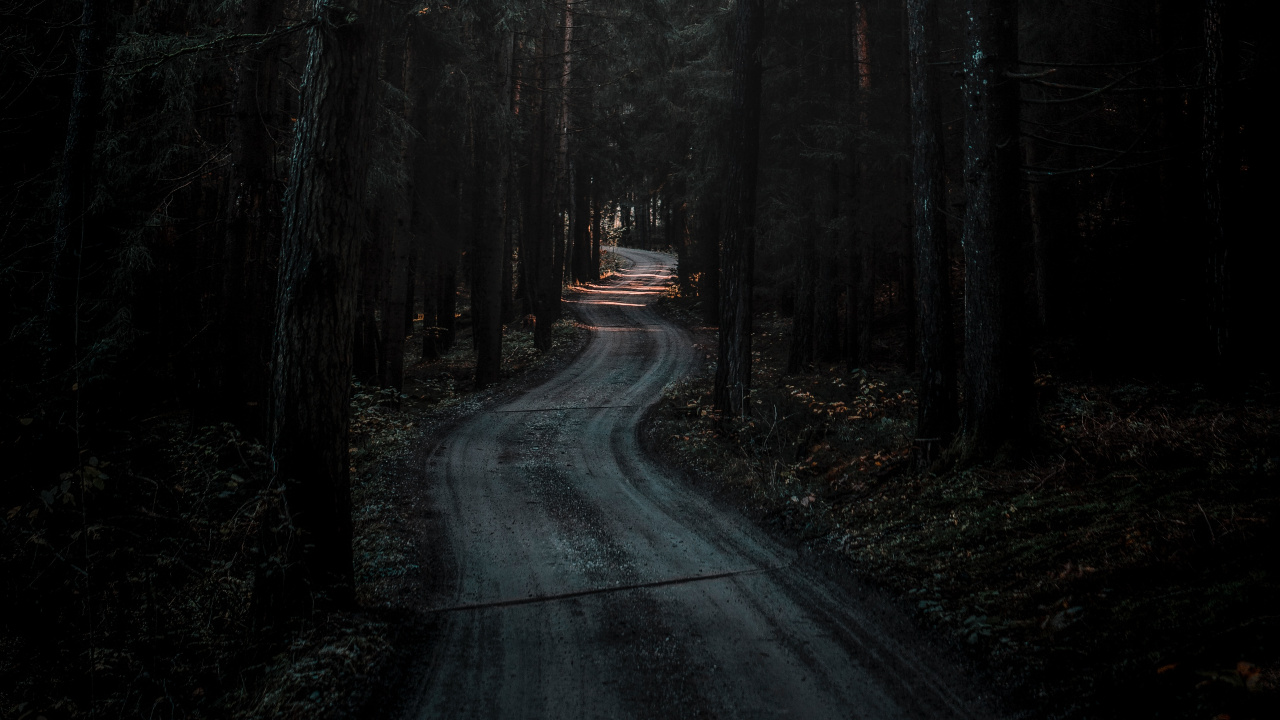
#> input picture default_dependencies/background.jpg, 1280 x 720 px, found by its file name
$ python main.py   (older library calls are emulated)
#> lines starting #> are read from the running program, lines starting #| are printed output that depends on the picture; after the words box and inside, x2 and y2 are one past the last pixel; in counts of white or black regions, pixels touching at a corner belong together; pictures that were not available may be replaced by others from this repository, and a replacement may not be noted
### manager.py
import datetime
import io
import os
import typing

from PIL import Image
from PIL import ImageDraw
from PIL import ImageFont

from generate_utils import (Quote,
                            prepare_round_the_resulting_image,
                            prepare_mask,
                            prepare_size_by_text_length,
                            prepare_coordinates_by_text_length)

from downloader import coroutine_download
from downloader import download

ImageType = typing.TypeVar("ImageType",
                           bound=typing.Union[Image.Image, bytes, io.BytesIO, str])


def open_image_with_bytes(bytes_argument: bytes) -> Image.Image:
    return Image.open(io.BytesIO(bytes_argument))


class QuoteManager:

    def __init__(self,
                 fullname: str = "Igor Nezhivykh",
                 text: str = "Hello! This is the <Quote Manager> library, the version of this library is 1.0.0."
                             " Please put the new argument in the <<text>> object",
                 date: str = "%d.%m.%Y в %H:%M:%S",
                 by_project: typing.Union[str, bool, None] = "by https://github.com/ymoth",
                 # Image default configuration
                 path_to_dependencies: str = "default_dependencies",
                 background_image: ImageType = "background.jpg",
                 avatar_image: ImageType = "default_avatar.jpg",
                 default_font: typing.Union[str, None] = "Rubik-Regular.ttf",
                 string_limit: int = 300,
                 string_line_limit: int = 30,
                 **kwargs):

        # Default arguments
#> in _sync_getting_image_element, returned value is the input picture: PIL image 1280x720 RGB; mean R, G, B 13.7, 14.9, 14.9
#> call 2 of _sync_getting_image_element, with attribute_image = 'default_avatar.jpg'
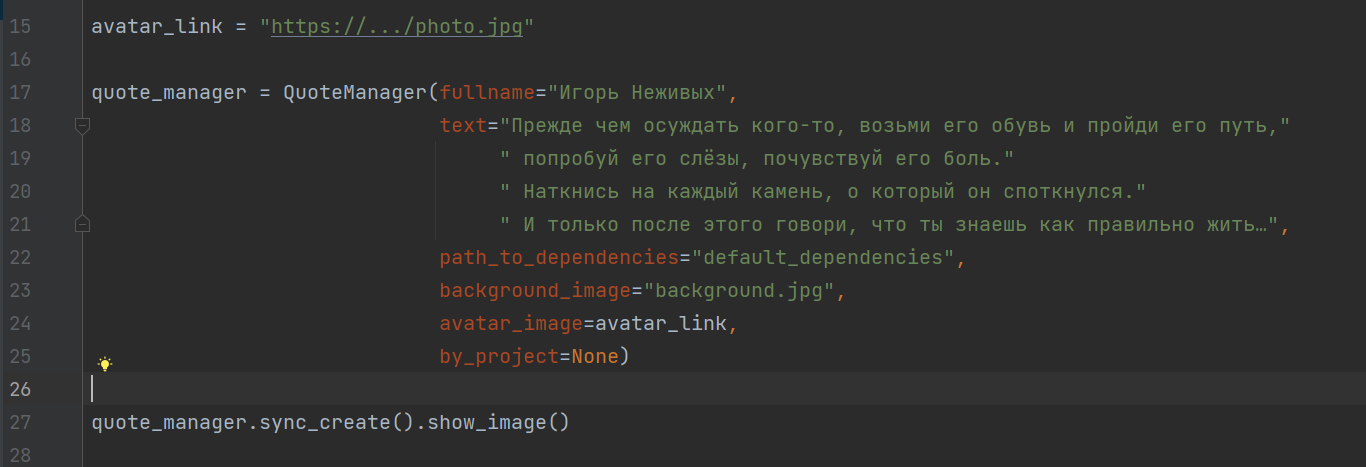
#> input picture img.png, 1366 x 467 px, given in place of default_avatar.jpg, which was not available
#> in _sync_getting_image_element, returned value is the input picture: PIL image 1366x467 RGB; mean R, G, B 46.8, 47, 46.1
        self._path_to_dependencies = path_to_dependencies
        self._fullname = fullname
        self._text = text
        self._date = date
        self._by_project = by_project

        # Optional arguments
        self._background_image = background_image
        self._avatar_image = avatar_image
        self._default_font = default_font
        self._string_line_limit = string_line_limit
        self._string_limit = string_limit

        # Setting sizes options
        self._size_avatar = kwargs.get("size_avatar", (300, 300))
        self._size_background = kwargs.get("size_background", (0, 0, 1280, 720))

        self._coordinates_avatar = kwargs.get("coordinates_avatar", (50, 210))
        self._coordinates_fullname = kwargs.get("coordinates_name", (70, 520))
        self._coordinates_date = kwargs.get("coordinates_date", (70, 545))
        self._coordinates_by_project = kwargs.get("coordinates_by_project", (70, 570))

        # Fonts
        self._fullname_font = kwargs.get("fullname_font", self._default_font)
        self._date_font = kwargs.get("date_font", self._default_font)
        self._main_text_font = kwargs.get('main_text_font', "zero_5.ttf")
        self._by_project_font = kwargs.get("by_project_font", self._default_font)

    def _prepare_quote_by_avatar_and_by_quote(self, background: Image, avatar: Image) -> Image:
        """Создание самой цитаты, в которую попадают два параметра:
        background: Image, avatar: Image"""

        # Интеграция Image-объекта на аватарку для использования наложения
        avatar = prepare_round_the_resulting_image(avatar, self._size_avatar)
#> in prepare_round_the_resulting_image, `image = image.crop(((weight - height) / 2, 0, (weight + height) / 2, h..`:
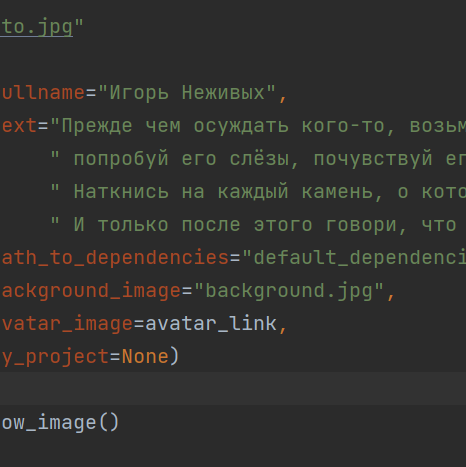
#> image: PIL image 466x467 RGB; mean R, G, B 48.3, 48, 45.9
        avatar.putalpha(prepare_mask(self._size_avatar, 4))
#> in prepare_mask, `mask = Image.new('L', (sizing[0] * alias_resize, sizing[1] * alias_res..`: mask: PIL image 1200x1200 L; every value is 0
#> in prepare_mask, `ImageDraw.Draw(mask).ellipse((0, 0) + mask.size, fill=255)`:
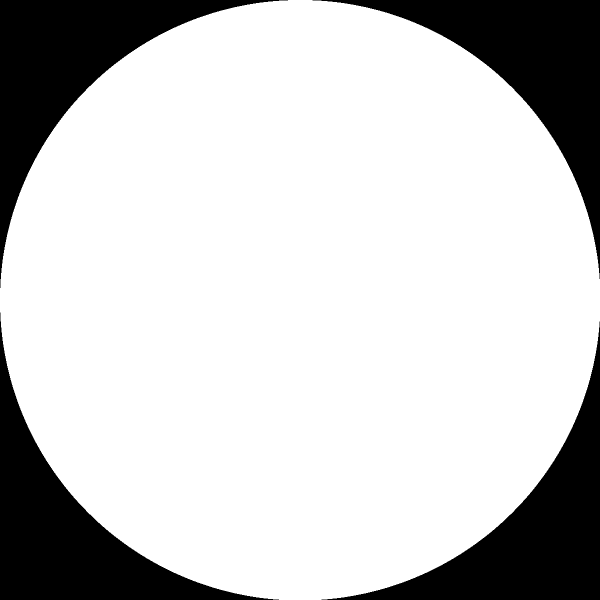
#> mask: PIL image 1200x1200 L (shown at 1/2 size); 78.6% white; 4 black regions, box (x1, y1, x2, y2) and area: (0, 0, 576, 576) 77436, (625, 0, 1200, 558) 76860, (0, 625, 558, 1200) 76860, (643, 643, 1200, 1200) 76285
#> in prepare_mask, `return mask.resize(sizing, Image.ANTIALIAS)`:
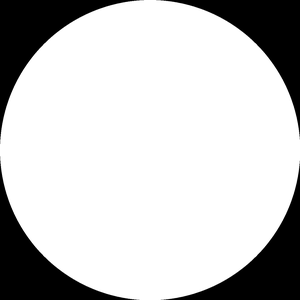
#> returned value: PIL image 300x300 L; min 0, max 255, mean 200.6
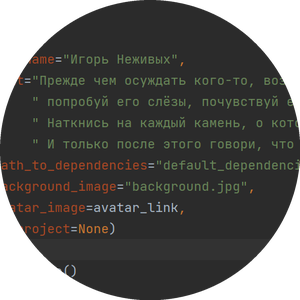
#> avatar: PIL image 300x300 RGBA; mean R, G, B, A 48.3, 48, 45.9, 200.6; transparent parts drawn white

        # Обрезка фона до нужно ширины, и наложение маски на аватарку.
        crop_background_image = background.crop(self._size_background)
        image_mask = Image.new("L", avatar.size, 0)
#> image_mask: PIL image 300x300 L; every value is 0

        # Округление аватара и наложение на слой бэкграунда
        draw = ImageDraw.Draw(image_mask)
        draw.ellipse((0, 0, *self._size_avatar), fill=255)
        crop_background_image.paste(avatar, self._coordinates_avatar, image_mask)
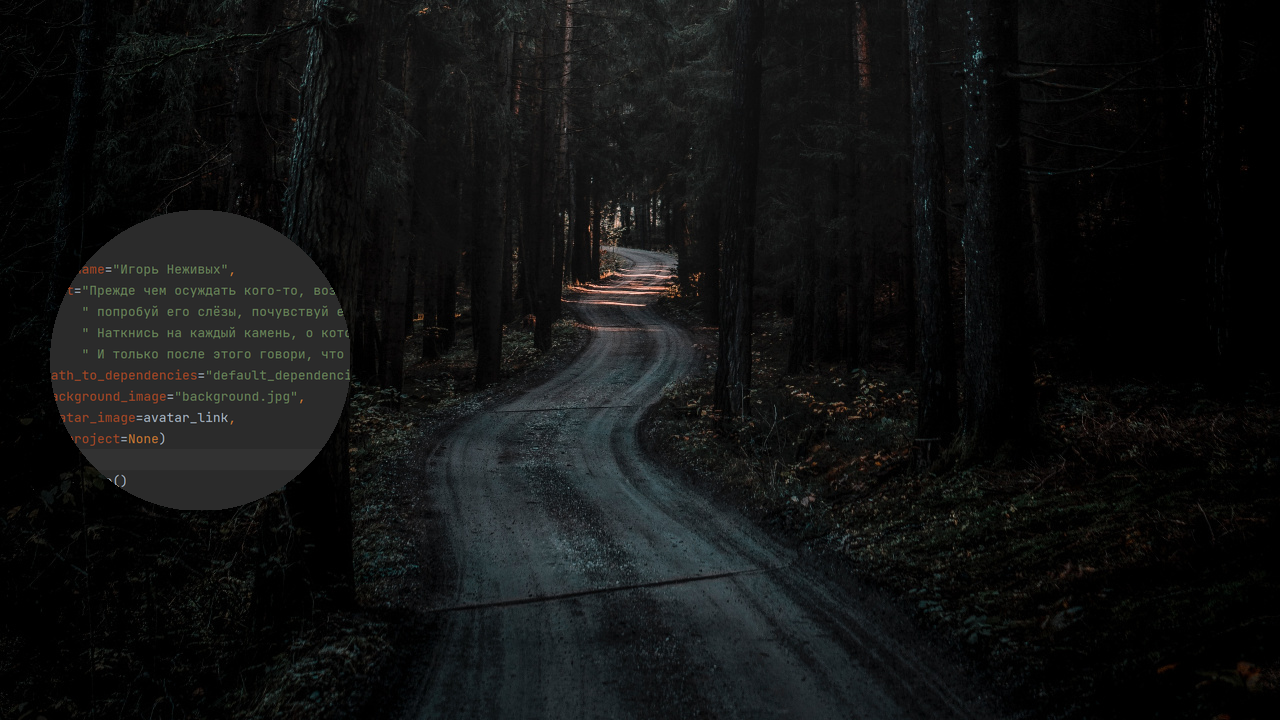
#> crop_background_image: PIL image 1280x720 RGB; mean R, G, B 17.3, 18.3, 18.2

        prepare_image_draw = ImageDraw.Draw(crop_background_image)
        prepare_image_draw.text(self._coordinates_fullname, self._fullname,
                                font=self._generate_font(20))

        # Проверка на дату и добавление данных в цитату
        if self._date is not None:
            prepare_image_draw.text(self._coordinates_date,
                                    self._crop_message(datetime.datetime.now().strftime(self._date)),
                                    font=self._generate_font(20, font=self._date_font))

        # Проверка на проект и добавление данных в цитату
        if self._by_project is not None:
            prepare_image_draw.text(self._coordinates_by_project, self._crop_message(self._by_project, limit=30, ),
                                    font=self._generate_font(20, font=self._by_project_font))

        # Подставка текста, автоматическая реализация сайзинга и обрезания сообщения
        # За сайзинг отвечает функция generate_utils.prepare_size_by_text_length:55
        # За центрирование(координаты) отвечает функция prepare_coordinates_by_text_length:69
        prepare_image_draw.text(prepare_coordinates_by_text_length(self._text),
                                self._crop_message(self._text),
                                font=ImageFont.truetype(self._path_to_dependencies + "//" + self._main_text_font,
                                                        size=prepare_size_by_text_length(self._main_text_font),
                                                        encoding="utf-8"))

        # Сохранение в io.Bytes()
        img_byte_arr = io.BytesIO()
        crop_background_image.save(img_byte_arr, format='PNG')
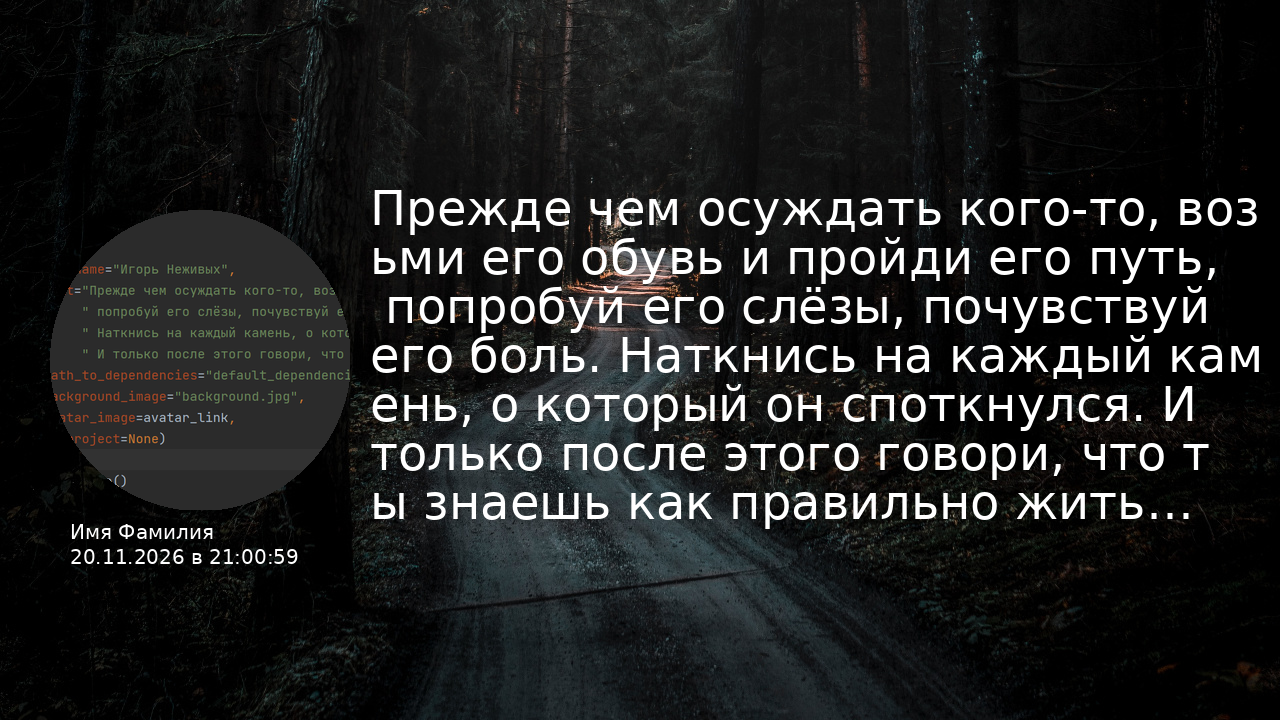
#> crop_background_image: PIL image 1280x720 RGB; mean R, G, B 31.3, 32.3, 32.2

        # Возвращаемый объект, который попадёт в датакласс `Quote`
        return img_byte_arr

    def _generate_font(self, font_size: int = None, font: str = None) -> Image:
        font_size = 40 if font_size is None else font_size
        font = font if font else self._default_font
        if font not in os.listdir(self._path_to_dependencies) or self._default_font is None:
            font = os.getcwd() + "/default_dependencies/Rubik-Regular.ttf"
        else:
            font = self._default_font

        return ImageFont.truetype(
            self._path_to_dependencies + "//" + font,
            size=font_size, encoding="utf-8"
        )

    def _crop_message(self, message: str, limit: int = None) -> str:
        limit = self._string_line_limit if limit is None else limit
        return "\n".join(
            [message[x:x + limit].replace("\n", " ") for x in range(0, len(message), limit)]
        )

    async def coroutine_create(self) -> Quote:
        background = await self._async_getting_image_element(self._background_image)
        avatar = await self._async_getting_image_element(self._background_image)
        return Quote(self._prepare_quote_by_avatar_and_by_quote(background=background, avatar=avatar))

    def sync_create(self) -> Quote:
        background = self._sync_getting_image_element(self._background_image)
        avatar = self._sync_getting_image_element(self._avatar_image)
        return Quote(self._prepare_quote_by_avatar_and_by_quote(background=background, avatar=avatar))

    async def _async_getting_image_element(self, attribute_image: ImageType) -> Image.Image:
        if isinstance(attribute_image, str):
            if "https://" in attribute_image:
                return open_image_with_bytes(await coroutine_download(attribute_image))
            else:
                return Image.open(self._path_to_dependencies + "//" + attribute_image)
        return Image.open(io.BytesIO(attribute_image) if isinstance(attribute_image, bytes) else attribute_image)

    def _sync_getting_image_element(self, attribute_image: ImageType) -> Image.Image:
        if isinstance(attribute_image, str):
            if "https://" in attribute_image:
                return open_image_with_bytes(download(attribute_image))
            else:
                return Image.open(self._path_to_dependencies + "//" + attribute_image)
        return Image.open(io.BytesIO(attribute_image) if isinstance(attribute_image, bytes) else attribute_image)

### quote_manager/generate_utils.py
import dataclasses
import io
import os
import typing

from PIL import ImageDraw
from PIL import Image

type_size = typing.Tuple[typing.Union[int, float], typing.Union[int, float]]


@dataclasses.dataclass
class Quote:
    _content: io.BytesIO

    @property
    def get_bytes_io(self) -> io.BytesIO:
        return self._content

    def save_image(self, path: str, image_name: str = None) -> None:
        Image.open(self._content).save(
            path + f"/quote_{os.urandom(3).hex() if not image_name else image_name}.jpg"
        )
        return None

    def show_image(self) -> None:
        Image.open(self._content).show()
        return None


@dataclasses.dataclass
class GenerateByLength:
    text: str


# Создание готовой макси для аватара, возвращает готовую маску.
def prepare_mask(sizing: type_size, alias_resize: int = 2) -> Image:
    mask = Image.new('L', (sizing[0] * alias_resize, sizing[1] * alias_resize), 0)
    ImageDraw.Draw(mask).ellipse((0, 0) + mask.size, fill=255)
    return mask.resize(sizing, Image.ANTIALIAS)


# Обрезает и масштабирует изображение под заданный размер.
def prepare_round_the_resulting_image(image: Image, sizing: type_size):
    weight, height = image.size
    result = weight / sizing[0] - height / sizing[1]
    if result > 0:
        image = image.crop(((weight - height) / 2, 0, (weight + height) / 2, height))
    elif result < 0:
        image = image.crop((0, (height - weight) / 2, weight, (height + weight) / 2))
    return image.resize(sizing, Image.ANTIALIAS)


# Данные функция используется исключительно для главного текста, который попадает на середину Image.
def prepare_size_by_text_length(text: str) -> int:
    """Обычная проверка на длину строки, максимальный аргумент = self.limit
    Возвращает size для ImageDraw.truetype"""
    length = len(text)
    if length <= 50:
        return 48
    if length <= 100:
        return 34
    if length <= 150:
        return 23
    return 15


# Данные функция используется исключительно для главного текста, который попадает на середину Image.
def prepare_coordinates_by_text_length(text: str) -> type_size:
    """Обычная проверка на длину строки, максимальный аргумент: 300
    Возвращает координаты для Image.draw"""
    length = len(text[:300])
    if length <= 50:
        return 450, 300
    elif length <= 100:
        return 400, 210
    return 370, 180

### main.py
from manager import QuoteManager

"""
Между выбором coroutine и sync create методами идёт абсолютно одинаковый код:
Различия в загрузке изображения по URL-адресу, передаваемого в ImageType
- background_image.
- avatar_image.

Если вы не используете загрузку по URL адресу, используйте обычный
sync_create()

Возвращаемый объект - Quote.
"""

test = QuoteManager(fullname="Имя Фамилия",
                    text="Прежде чем осуждать кого-то, возьми его обувь и пройди его путь,"
                         " попробуй его слёзы, почувствуй его боль."
                         " Наткнись на каждый камень, о который он споткнулся."
                         " И только после этого говори, что ты знаешь как правильно жить…",
                    string_line_limit=32,
                    by_project=None,
                    background_image="test/background.jpg")

test.sync_create().save_image("default_dependencies/")
